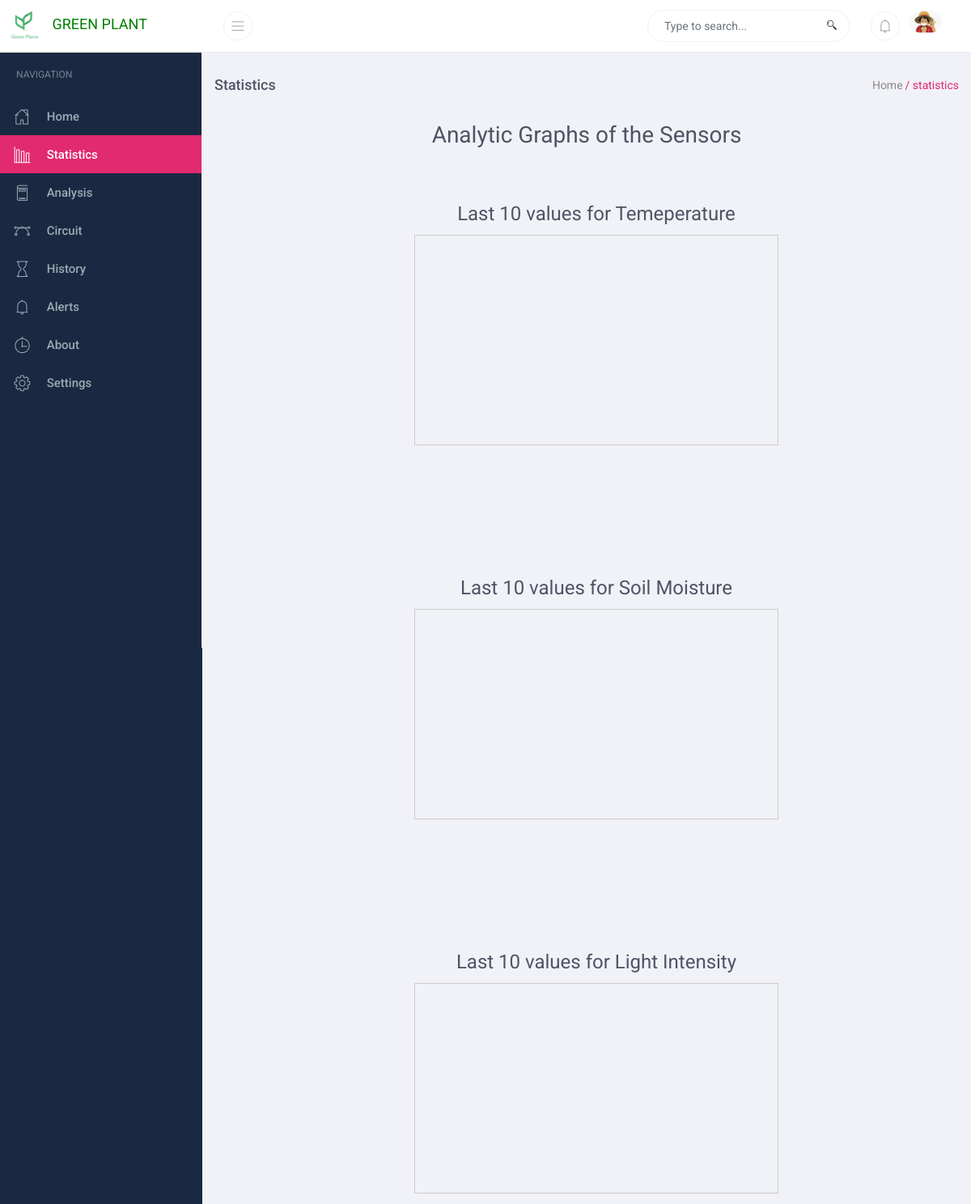
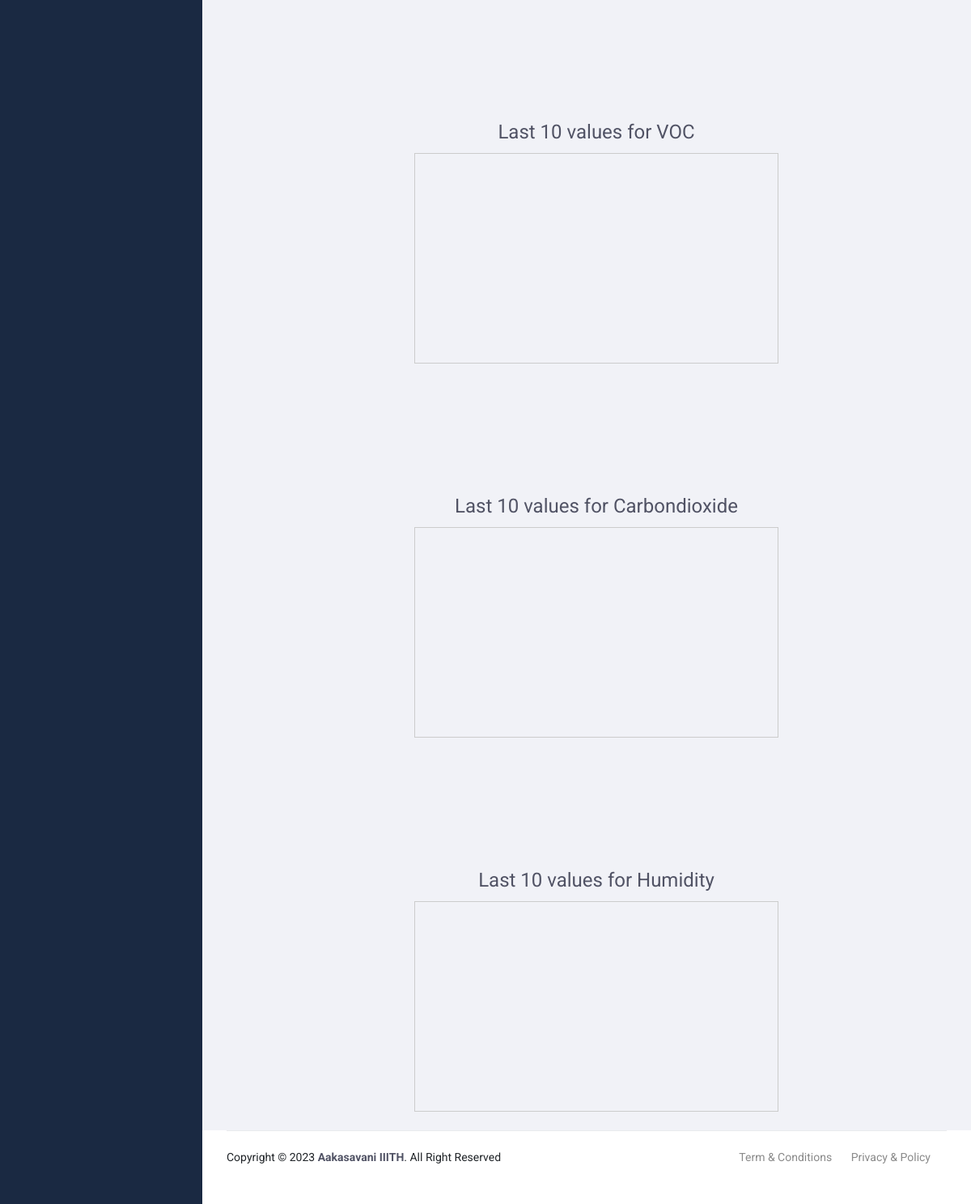
The app's page /statistics (signed in), older data (2 pictures, top to bottom).
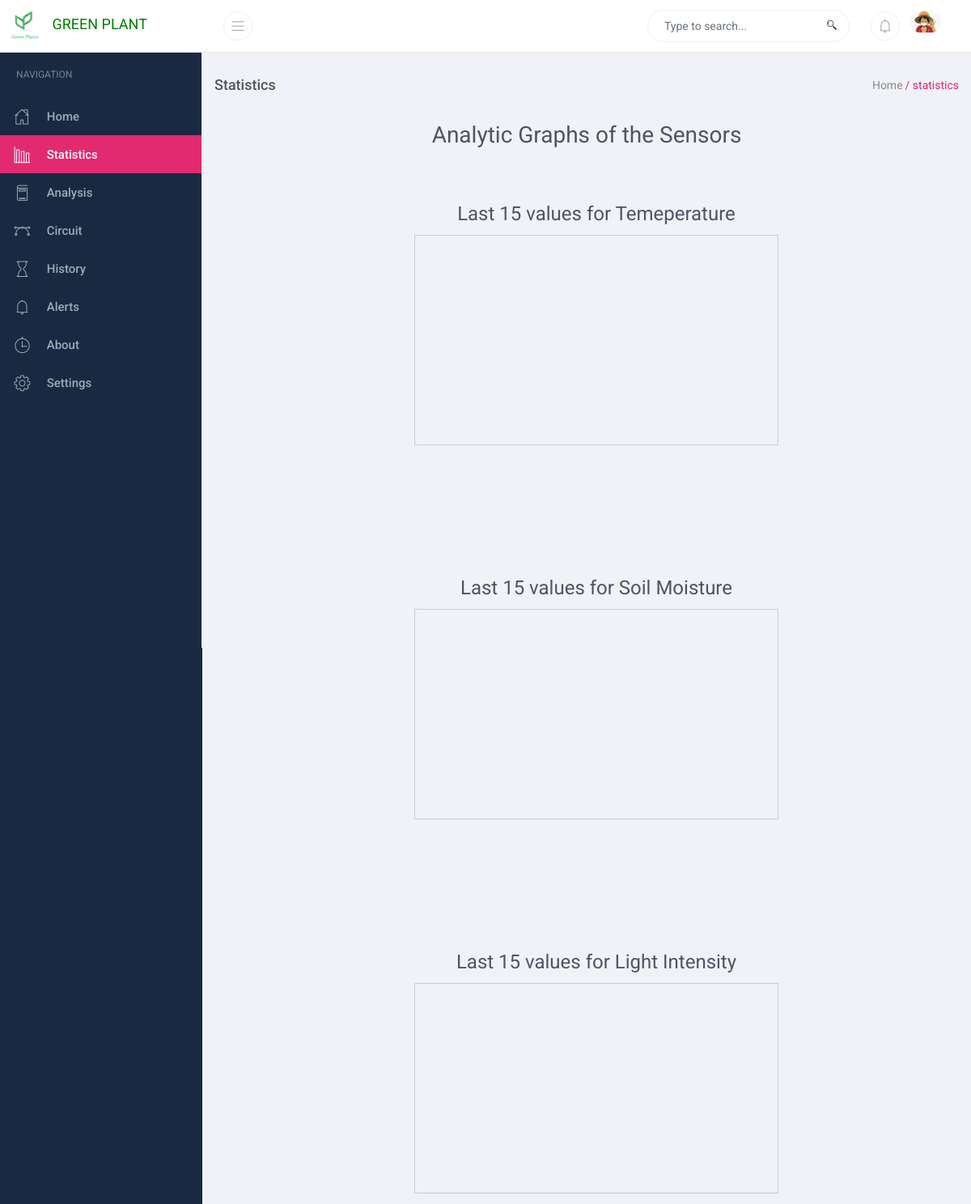
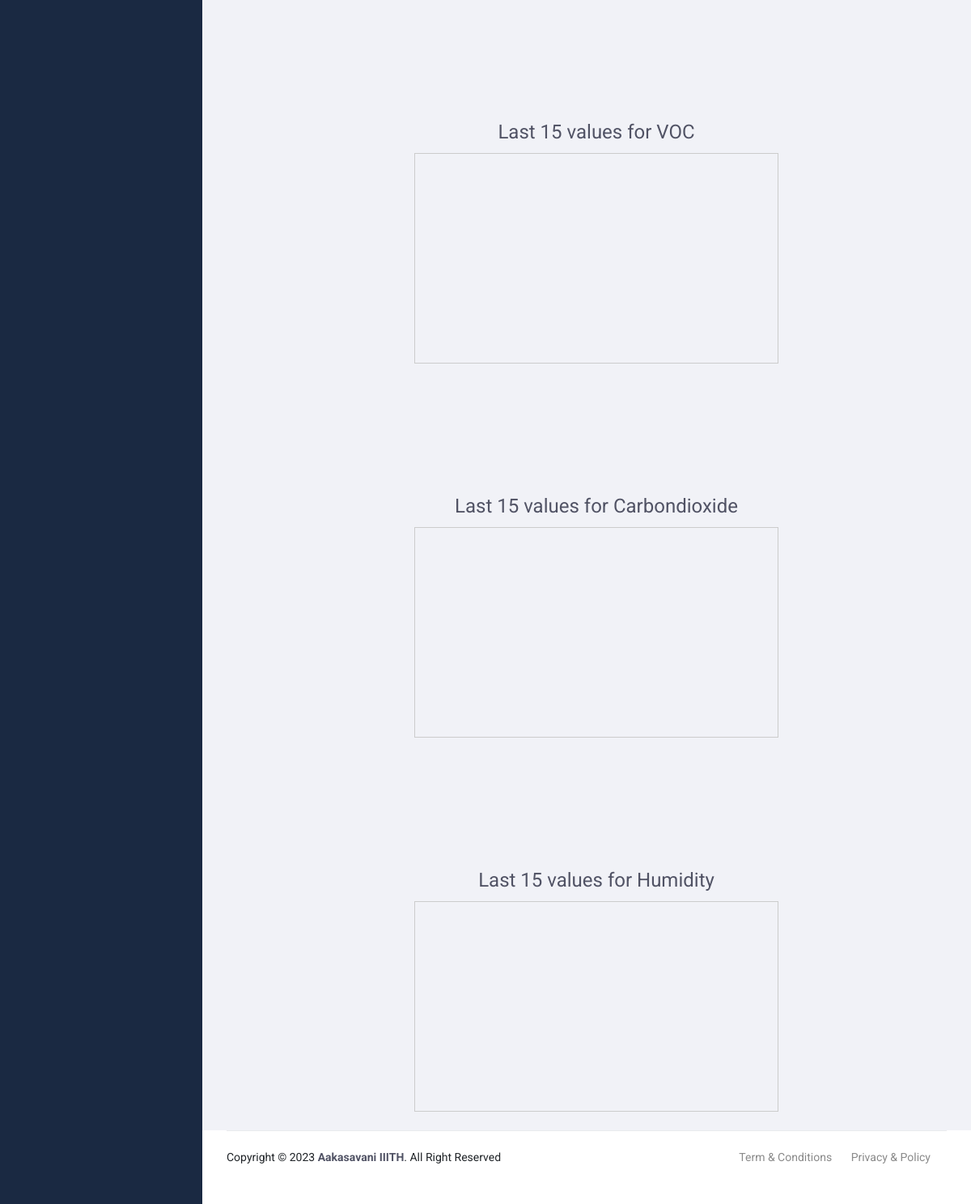
The same page, newer data (2 pictures, top to bottom).
### tables this page shows
CREATE TABLE "users" (
	"Userid"	INTEGER NOT NULL UNIQUE COLLATE NOCASE,
	"username"	TEXT NOT NULL COLLATE NOCASE,
	"email"	TEXT NOT NULL COLLATE NOCASE,
	"password"	TEXT NOT NULL COLLATE NOCASE,
	"Name"	TEXT NOT NULL COLLATE NOCASE,
	"pro_img"	TEXT DEFAULT 'images/profile.png' COLLATE NOCASE,
	"plant"	TEXT COLLATE NOCASE,
	"reading_no"	INTEGER NOT NULL DEFAULT 10 COLLATE NOCASE,
	PRIMARY KEY("Userid")
);

### app.py (the view)
@app.route('/statistics', methods=['GET','POST'])
def statistics():
    if "user_id" not in session:
        return redirect("/login")
    notif_list = get_notifs()
    return render_template('index.html',notifications = notif_list,user= get_user(), file = "statistics.html", open2="open")

### app.py (called while the page is built, shortened)
def get_notifs():
    connection = sqlite3.connect("Database.db")
    curser = connection.cursor()
    query = "SELECT * FROM notifications WHERE status=0 LIMIT 4"
    results = curser.execute(query)
    all_notifs = results.fetchall()
    date_format = "%d-%m-%Y %H:%M"
    time_data = []
    connection.close()
    all_notifs.append(time_data)
    print(all_notifs)
    return all_notifs

def get_user():
    connection = sqlite3.connect("Database.db")
    curser = connection.cursor()
    user_id = session['user_id']
    query = "SELECT * FROM users WHERE Userid={0} LIMIT 1".format(user_id)
    results = curser.execute(query)
    results = results.fetchall()
    connection.close()
    return results[0]

### templates/index.html (shortened to what this page needs)
<!DOCTYPE html>
<html>
<head>
  <link href="{{ url_for('static', filename='bootstrap/bootstrap.min.css') }}" rel="stylesheet" />
  <link href="{{ url_for('static', filename='fonts/line-icons.css') }}" rel="stylesheet" />
  <link href="{{ url_for('static', filename='elements/morris/morris.css') }}" rel="stylesheet" />
  <link href="{{ url_for('static', filename='styles/main.css') }}" rel="stylesheet" />
  <link href="{{ url_for('static', filename='styles/responsive.css') }}" rel="stylesheet" />
</head>
<body>
  <div class="app header-default side-nav-dark">
    <div class="layout">
      <div class="header navbar">
        <div class="header-container">
          <div class="nav-logo">
            <a href="/">
              <b><img src="{{ url_for('static', filename='images/logo.png') }}" alt="logo"
                  style="width: 50px;mix-blend-mode: multiply;" /></b>
              <span class="logo" style="color: green">
                GREEN&nbsp;PLANT
              </span>
            </a>
          </div>
          <ul class="nav-left">
            <li>
              <a class="sidenav-fold-toggler" href="javascript:void(0);">
                <i class="lni-menu"></i>
              </a>
            </li>
          </ul>
          <ul class="nav-right">
            <li class="search-box">
              <input class="form-control" type="text" placeholder="Type to search..." />
              <i class="lni-search"></i>
            </li>
            <li class="notifications dropdown dropdown-animated scale-left">
              <a class="dropdown-toggle" data-toggle="dropdown">
                <i class="lni-alarm"></i>
              </a>
            </li>
            <li class="user-profile dropdown dropdown-animated scale-left">
              <a href="/" class="dropdown-toggle" data-toggle="dropdown">
                <img loading="lazy" class="profile-img img-fluid" src="{{ url_for('static', filename=user[5]) }}" alt="profile-img" />
              </a>
            </li>
          </ul>
        </div>
      </div>
      <div class="side-nav expand-lg">
        <div class="side-nav-inner">
          <ul class="side-nav-menu">
            <li class="side-nav-header">
              <span>Navigation</span>
            </li>
            <li class="nav-item dropdown {{ open1 }}">
              <a href="/home" class="dropdown-toggle">
                <span class="icon-holder">
                  <i class="lni-home"></i>
                </span>
                <span class="title">Home</span>
              </a>
            </li>
            <li class="nav-item dropdown {{ open2 }}">
              <a class="dropdown-toggle" href="/statistics">
                <span class="icon-holder">
                  <i class="lni-bar-chart"></i>
                </span>
                <span class="title">Statistics</span>
              </a>
            </li>
            <li class="nav-item dropdown {{ open3 }}">
              <a class="dropdown-toggle" href="/analysis">
                <span class="icon-holder">
                  <i class="lni-book"></i>
                </span>
                <span class="title">Analysis</span>
              </a>
            </li>
            <li class="nav-item dropdown {{ open4 }}">
              <a class="dropdown-toggle" href="/circuit">
                <span class="icon-holder">
                  <i class="lni-vector"></i>
                </span>
                <span class="title">Circuit</span>
              </a>
            </li>
            <li class="nav-item dropdown {{ open5 }}">
              <a class="dropdown-toggle" href="/history">
                <span class="icon-holder">
                  <i class="lni-hourglass"></i>
                </span>
                <span class="title">History</span>
              </a>
            </li>
            <li class="nav-item dropdown {{ open6 }}">
              <a class="dropdown-toggle" href="/alerts">
                <span class="icon-holder">
                  <i class="lni-alarm"></i>
                </span>
                <span class="title">Alerts</span>
              </a>
            </li>
            <li class="nav-item dropdown {{ open7 }}">
              <a class="dropdown-toggle" href="/about">
                <span class="icon-holder">
                  <i class="lni-timer"></i>
                </span>
                <span class="title">About</span>
              </a>
            </li>
            <li class="nav-item dropdown {{ open8 }}">
              <a class="dropdown-toggle" href="/settings">
                <span class="icon-holder">
                  <i class="lni-cog"></i>
                </span>
                <span class="title">Settings</span>
              </a>
            </li>
          </ul>
        </div>
      </div>
      <div class="page-container">
        {% include file %}
        <footer class="content-footer">
          <div class="footer">
            <div class="copyright">
              <span>Copyright © 2023 <b class="text-dark">Aakasavani IIITH</b>.
                All Right Reserved
              </span>
              <span class="go-right">
                <a href="/about" class="text-gray" style="padding: 0 20px 0 0;">Term &amp; Conditions</a>
                <a href="/about" class="text-gray" style="padding: 0 20px 0 0;">Privacy &amp; Policy</a>
              </span>
            </div>
          </div>
        </footer>
      </div>
    </div>
  </div>
</body>
</html>

### templates/statistics.html
<div class="main-content" loading="lazy">
  <div class="breadcrumb-wrapper row">
    <div class="col-12 col-lg-3 col-md-6">
      <h4 class="page-title">Statistics</h4>
    </div>
    <div class="col-12 col-lg-9 col-md-6">
      <ol class="breadcrumb float-right">
        <li><a href="/home">Home</a></li>
        <li class="active">/ statistics</li>
      </ol>
    </div>
  </div>
  <h1 style="text-align: center;">Analytic Graphs of the Sensors</h1>
  <br><br>
  <div class="grid" style="
      display: flex;
      column-gap: 100px;
      row-gap: 150px;
      justify-content: space-around;
      flex-wrap: wrap;
      margin-left: 2vw;
    ">
    <div>
      <h2 style="text-align: center;">Last {{ user[7] }} values for Temeperature</h2>
      <iframe width="450" loading="lazy" height="260" style="border: 1px solid #cccccc"
        src="https://thingspeak.com/channels/2281910/charts/1?bgcolor=%23ffffff&color=%23d62020&dynamic=true&results={{user[7]}}&type=line&timezone=Asia/Kolkata"></iframe>
    </div>
    <div>
      <h2 style="text-align: center;">Last {{ user[7] }} values for Soil Moisture</h2>
      <iframe width="450" loading="lazy" height="260" style="border: 1px solid #cccccc"
        src="https://thingspeak.com/channels/2281910/charts/2?bgcolor=%23ffffff&color=%23d62020&dynamic=true&results={{user[7]}}&type=line&timezone=Asia/Kolkata"></iframe>
    </div>
    <div>
      <h2 style="text-align: center;">Last {{ user[7] }} values for Light Intensity</h2>
      <iframe width="450" loading="lazy" height="260" style="border: 1px solid #cccccc"
        src="https://thingspeak.com/channels/2281910/charts/3?bgcolor=%23ffffff&color=%23d62020&dynamic=true&results={{user[7]}}&type=line&timezone=Asia/Kolkata"></iframe>
    </div>
    <div>
      <h2 style="text-align: center;">Last {{ user[7] }} values for VOC</h2>
      <iframe width="450" loading="lazy" height="260" style="border: 1px solid #cccccc"
        src="https://thingspeak.com/channels/2281910/charts/4?bgcolor=%23ffffff&color=%23d62020&dynamic=true&results={{user[7]}}&type=line&timezone=Asia/Kolkata"></iframe>
    </div>
    <div>
      <h2 style="text-align: center;">Last {{ user[7] }} values for Carbondioxide</h2>
      <iframe width="450" height="260" style="border: 1px solid #cccccc"
        src="https://thingspeak.com/channels/2281910/charts/5?bgcolor=%23ffffff&color=%23d62020&dynamic=true&results={{user[7]}}&type=line&timezone=Asia/Kolkata"></iframe>
    </div>
    <div>
      <h2 style="text-align: center;">Last {{ user[7] }} values for Humidity</h2>
      <iframe width="450" height="260" style="border: 1px solid #cccccc"
        src="https://thingspeak.com/channels/2281910/charts/6?bgcolor=%23ffffff&color=%23d62020&dynamic=true&results={{user[7]}}&type=line&timezone=Asia/Kolkata"></iframe>
    </div>
  </div>
</div>

Row changes from the older to the newer data that the page shows:
changed users: reading_no "10" → "15"
